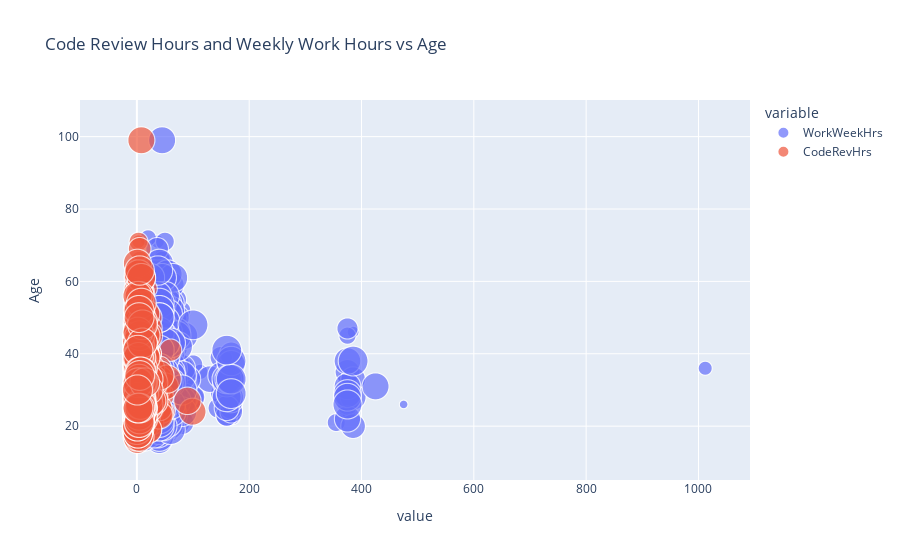

The notebook cell this image was saved under:
### Markdown cell above
WorkWeekHrsCreate a bubble plot of `WorkWeekHrs` and `CodeRevHrs`, use `Age` column as bubble size.

### Code cell
# your code goes here
QUERY = """
SELECT * FROM master
"""
df = pd.read_sql_query(QUERY,conn)
import plotly.express as px


fig = px.scatter(df, x=["WorkWeekHrs", "CodeRevHrs"], y="Age", size="Respondent",
                 title= "Code Review Hours and Weekly Work Hours vs Age", size_max=30)
fig.show()

### Figure 1 — Plotly figure (JSON) as saved in the notebook; plotly's stock layout.template omitted (floating-point values rounded to 4 significant figures; data arrays with more than 128 entries replaced by an {"elided": "..."} marker saying what was removed)
{"data": [{"hovertemplate": "variable=WorkWeekHrs<br>value=%{x}<br>Age=%{y}<br>Respondent=%{marker.size}<extra></extra>", "legendgroup": "WorkWeekHrs", "marker": {"color": "#636efa", "size": {"elided": "11398 int values"}, "sizemode": "area", "sizeref": 27.94, "symbol": "circle"}, "mode": "markers", "name": "WorkWeekHrs", "showlegend": true, "type": "scattergl", "x": {"elided": "11398 float values"}, "xaxis": "x", "y": {"elided": "11398 int values"}, "yaxis": "y"}, {"hovertemplate": "variable=CodeRevHrs<br>value=%{x}<br>Age=%{y}<br>Respondent=%{marker.size}<extra></extra>", "legendgroup": "CodeRevHrs", "marker": {"color": "#EF553B", "size": {"elided": "11398 int values"}, "sizemode": "area", "sizeref": 27.94, "symbol": "circle"}, "mode": "markers", "name": "CodeRevHrs", "showlegend": true, "type": "scattergl", "x": {"elided": "11398 float values"}, "xaxis": "x", "y": {"elided": "11398 int values"}, "yaxis": "y"}], "layout": {"autosize": true, "legend": {"itemsizing": "constant", "title": {"text": "variable"}, "tracegroupgap": 0}, "title": {"text": "Code Review Hours and Weekly Work Hours vs Age"}, "xaxis": {"anchor": "y", "autorange": true, "domain": [0, 1], "range": [-96.07, 1089.0], "title": {"text": "value"}, "type": "linear"}, "yaxis": {"anchor": "x", "autorange": true, "domain": [0, 1], "range": [2.044, 113.3], "title": {"text": "Age"}, "type": "linear"}}}
